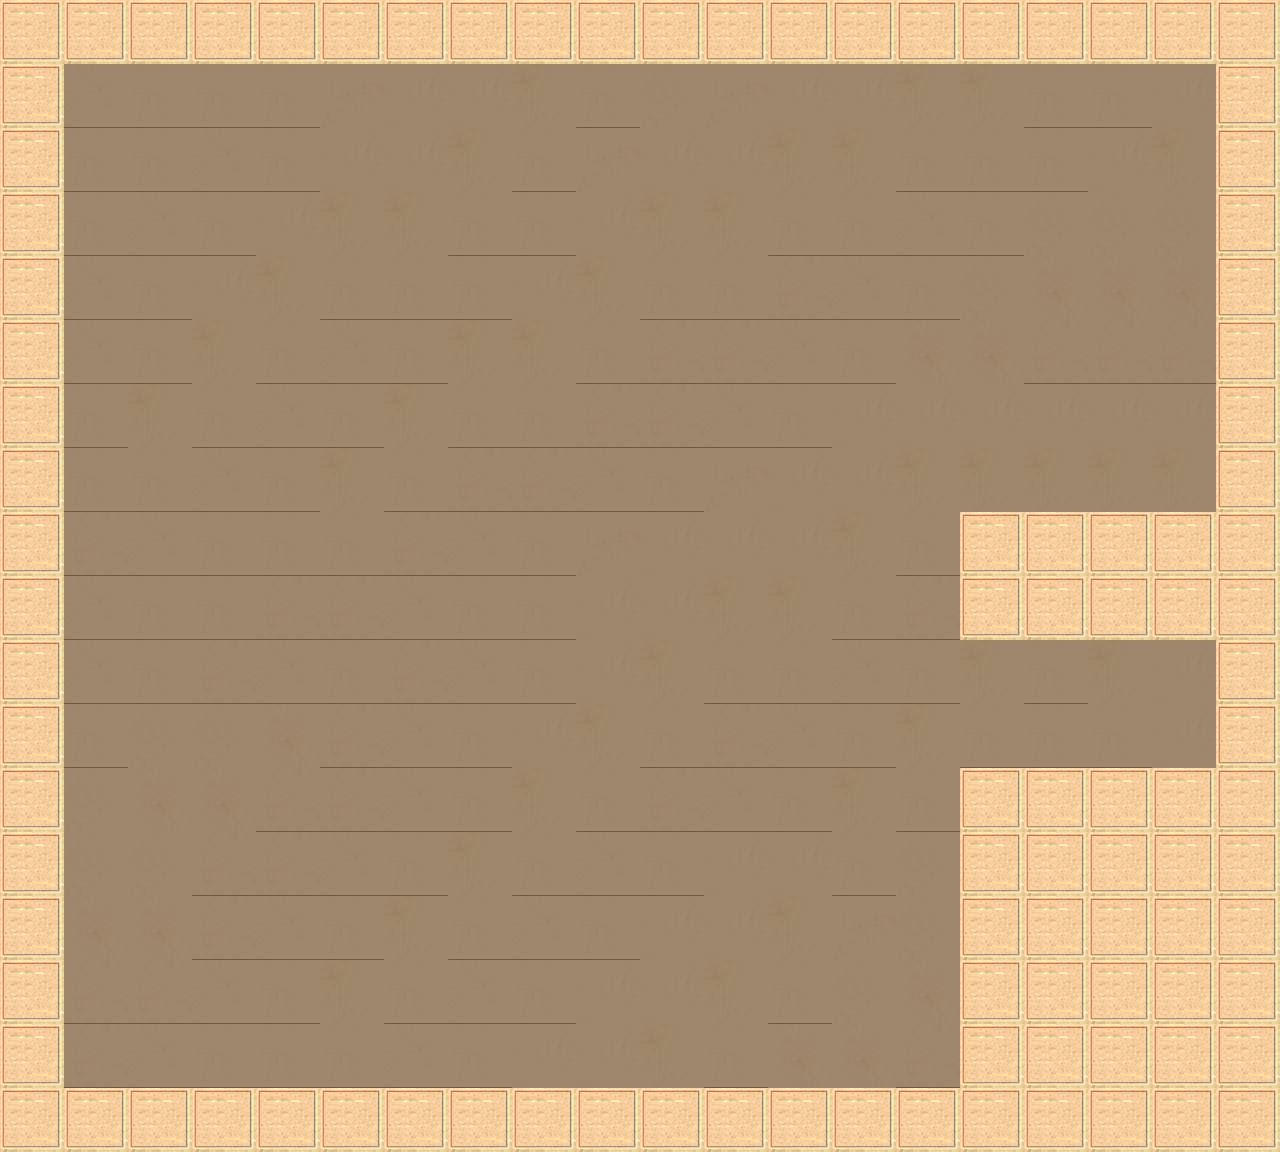

Tiled map render using the project's own tile images. Description and the whole map definition, tile-layer contents included, below:
An orthogonal 20x18 tile map with 64x64 px tiles, 1 tile layer (bg) and 24 objects.

<map version="1.8" tiledversion="1.8.2" orientation="orthogonal" renderorder="right-down" width="20" height="18" tilewidth="64" tileheight="64" infinite="0" nextlayerid="27" nextobjectid="126">
 <tileset firstgid="1" source="tempTileset.tsx" />
 <layer id="1" name="bg" width="20" height="18">
  <data encoding="csv">
1,1,1,1,1,1,1,1,1,1,1,1,1,1,1,1,1,1,1,1,
1,13,14,14,14,3,4,4,9,14,2,3,4,4,9,9,14,14,4,1,
1,14,14,13,14,4,4,9,14,3,4,4,9,9,14,14,14,4,9,1,
1,14,13,14,4,9,9,14,14,4,9,9,14,14,13,14,2,2,2,1,
1,13,14,4,9,14,14,14,4,9,14,14,12,13,14,2,7,7,7,1,
1,13,14,9,14,13,14,9,9,14,12,12,13,14,7,7,12,12,12,1,
1,14,9,14,13,14,9,14,14,12,12,13,14,4,4,4,4,4,4,1,
1,14,14,13,14,9,14,12,12,13,14,3,4,4,9,9,9,9,9,1,
1,12,13,14,14,14,12,13,14,3,4,4,4,9,14,1,1,1,1,1,
1,13,14,14,12,12,13,14,14,4,4,9,9,14,12,1,1,1,1,1,
1,13,14,12,13,14,12,13,14,4,9,14,14,13,14,9,14,9,4,1,
1,14,2,2,7,12,13,14,4,9,14,12,13,14,9,14,14,14,4,1,
1,2,7,7,12,12,13,14,9,14,12,13,14,9,14,1,1,1,1,1,
1,2,2,12,12,13,14,9,14,13,14,4,4,14,2,1,1,1,1,1,
1,7,7,12,13,14,9,14,13,14,4,4,9,3,2,1,1,1,1,1,
1,12,12,13,14,9,14,13,14,4,4,9,14,2,7,1,1,1,1,1,
1,12,13,14,14,14,13,14,4,4,9,14,7,7,12,1,1,1,1,1,
1,1,1,1,1,1,1,1,1,1,1,1,1,1,1,1,1,1,1,1
</data>
 </layer>
 <objectgroup id="7" name="startray">
  <object id="68" x="64" y="512" width="64" height="64">
   <properties>
    <property name="angle" type="float" value="0" />
    <property name="lightSource" type="bool" value="true" />
   </properties>
  </object>
 </objectgroup>
 <objectgroup id="19" name="tilter">
  <properties>
   <property name="tilter" type="bool" value="true" />
  </properties>
  <object id="111" x="648" y="284" width="154" height="154">
   <properties>
    <property name="angle" type="float" value="290" />
   </properties>
  </object>
 </objectgroup>
 <objectgroup id="26" name="Copy of tilter">
  <properties>
   <property name="tilter" type="bool" value="true" />
  </properties>
  <object id="112" x="776" y="910" width="158" height="158">
   <properties>
    <property name="angle" type="float" value="10" />
   </properties>
  </object>
 </objectgroup>
 <objectgroup id="8" name="goal">
  <object id="78" x="1090" y="642" width="124" height="124">
   <properties>
    <property name="goal" type="bool" value="true" />
   </properties>
  </object>
 </objectgroup>
 <objectgroup id="21" name="onRay">
  <properties>
   <property name="switchLayer" type="bool" value="true" />
  </properties>
  <object id="93" x="256" y="512" width="64" height="64">
   <properties>
    <property name="On" type="bool" value="false" />
    <property name="angle" type="float" value="90" />
    <property name="lightSource" type="bool" value="true" />
   </properties>
  </object>
  <object id="96" x="275" y="531" width="26" height="26">
   <properties>
    <property name="switch" type="bool" value="true" />
   </properties>
  </object>
 </objectgroup>
 <objectgroup id="23" name="Copy of onRay">
  <properties>
   <property name="switchLayer" type="bool" value="true" />
  </properties>
  <object id="103" x="256" y="512" width="64" height="64">
   <properties>
    <property name="On" type="bool" value="false" />
    <property name="angle" type="float" value="270" />
    <property name="lightSource" type="bool" value="true" />
   </properties>
  </object>
  <object id="104" x="275" y="531" width="26" height="26">
   <properties>
    <property name="switch" type="bool" value="true" />
   </properties>
  </object>
 </objectgroup>
 <objectgroup id="24" name="Copy of Copy of onRay">
  <properties>
   <property name="switchLayer" type="bool" value="true" />
  </properties>
 </objectgroup>
 <objectgroup id="25" name="Copy of Copy of Copy of onRay">
  <object id="108" x="64" y="960" width="64" height="64">
   <properties>
    <property name="On" type="bool" value="true" />
    <property name="angle" type="float" value="0" />
    <property name="lightSource" type="bool" value="true" />
   </properties>
  </object>
 </objectgroup>
 <objectgroup id="22" name="door">
  <properties>
   <property name="door" type="bool" value="true" />
  </properties>
  <object id="91" x="758" y="576" width="202" height="265.333">
   <properties>
    <property name="On" type="bool" value="false" />
    <property name="door" type="bool" value="true" />
   </properties>
  </object>
  <object id="92" x="768" y="128" width="100" height="98">
   <properties>
    <property name="switch" type="bool" value="true" />
   </properties>
  </object>
 </objectgroup>
 <objectgroup id="18" name="mover">
  <properties>
   <property name="mover" type="bool" value="true" />
  </properties>
  <object id="72" x="364.667" y="389.333" width="251.333" height="482.667">
   <properties>
    <property name="mover" type="bool" value="true" />
   </properties>
  </object>
  <object id="74" x="494.167" y="77.0544">
   <properties>
    <property name="track" type="bool" value="true" />
   </properties>
   <polyline points="-12.8333,402.946 -12.8333,248.279" />
  </object>
 </objectgroup>
 <objectgroup id="2" name="colliders">
  <properties>
   <property name="collidable" type="bool" value="true" />
  </properties>
  <object id="115" x="64" y="64" width="1158" />
  <object id="117" x="64" y="1088" width="1170" />
  <object id="119" x="1216" y="64" height="1024" />
  <object id="120" x="960" y="512" width="256" />
  <object id="121" x="960" y="512" height="128" />
  <object id="122" x="960" y="640" width="256" />
  <object id="123" x="64" y="64" height="1024" />
  <object id="124" x="960" y="768" height="320" />
  <object id="125" x="960" y="768" width="256" />
 </objectgroup>
 <objectgroup id="3" name="mirrrors">
  <properties>
   <property name="mirror" type="bool" value="true" />
  </properties>
  <object id="76" x="128" y="384">
   <polyline points="128,0 192,-64" />
  </object>
  <object id="77" x="320" y="704">
   <polyline points="-64,0 0,64" />
  </object>
 </objectgroup>
</map>
